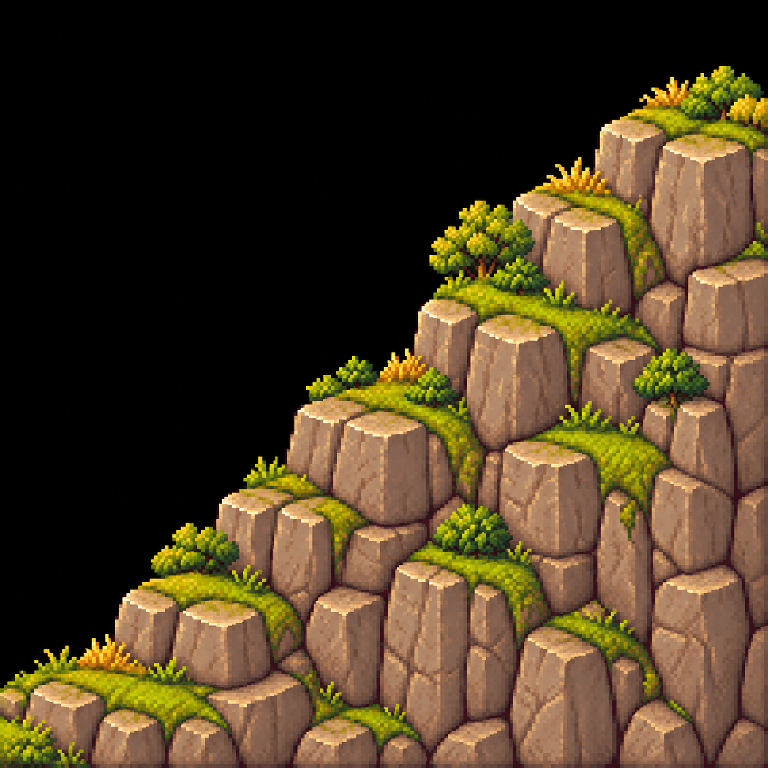
#> input picture docs/art-review/oblique-wall/terrain_mountain_wall_cap_left/source.png, 768 x 768 px, found by its file name
$ python make_alpha.py terrain_mountain_wall_cap_left/source.png
#> lines starting #> are read from the running program, lines starting #| are printed output that depends on the picture; after the words box and inside, x2 and y2 are one past the last pixel; in counts of white or black regions, pixels touching at a corner belong together
"""Turn the flat black background of a wall piece into transparency (alpha 0/255).

Only black connected to the image border is removed, so dark outlines inside the piece stay. Run from the repo
root: python docs/art-review/oblique-wall/make_alpha.py <id> [<id> ...]. Writes <id>/source_alpha.png and a
preview over green grass (<id>/preview_alpha.png); the AI source is never modified.
"""
import sys
from collections import deque
from pathlib import Path

import numpy as np
from PIL import Image, ImageFilter

B = Path(__file__).resolve().parent
THRESH = 28


def make(ident):
    src = B / ident / 'source.png'
    rgb = np.array(Image.open(src).convert('RGB')).astype(int)
    dark = rgb.max(axis=2) <= THRESH
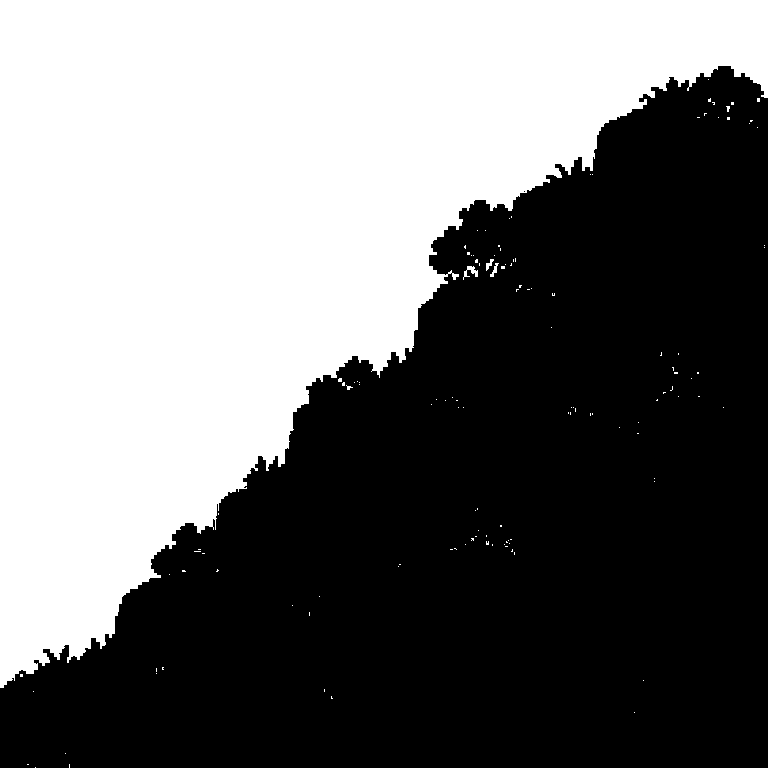
#> dark: shape (768, 768) bool; 45.4% white; 128 white regions (124 under 20 px), largest, box (x1, y1, x2, y2) and area: (0, 0, 768, 688) 266947, (463, 266, 478, 280) 88, (490, 263, 499, 277) 48, (486, 259, 494, 271) 43
    h, w = dark.shape
#> h = 768; w = 768
    seen = np.zeros((h, w), bool)
    q = deque()
    for x in range(w):
        for y in (0, h - 1):
            if dark[y, x] and not seen[y, x]:
                seen[y, x] = True
                q.append((y, x))
#> seen: shape (768, 768) bool; 0.13% white in thin lines or dots
    for y in range(h):
        for x in (0, w - 1):
            if dark[y, x] and not seen[y, x]:
                seen[y, x] = True
                q.append((y, x))
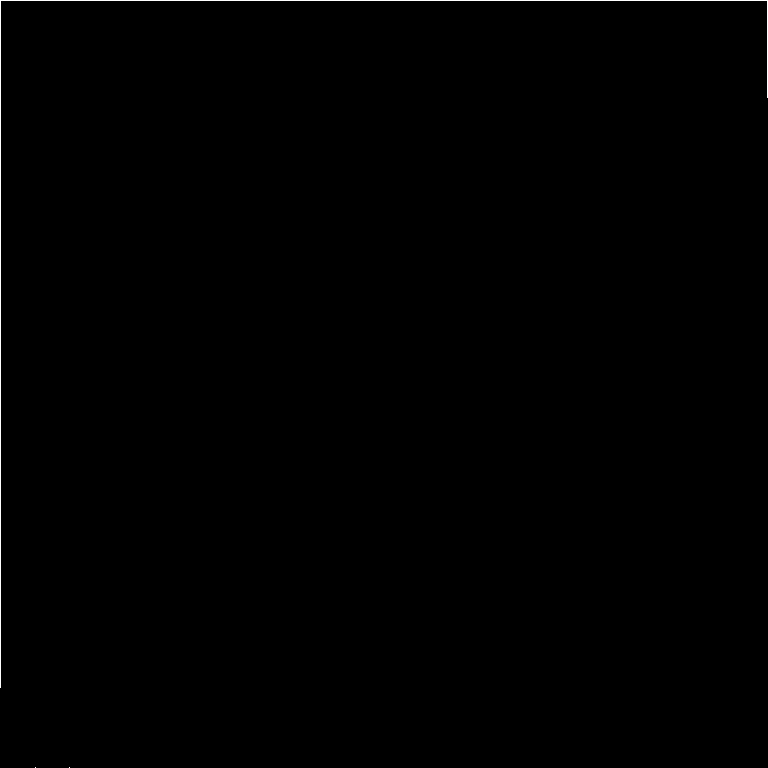
#> seen: shape (768, 768) bool; 0.26% white in thin lines or dots
    while q:
        y, x = q.popleft()
        for dy, dx in ((1, 0), (-1, 0), (0, 1), (0, -1)):
            ny, nx = y + dy, x + dx
            if 0 <= ny < h and 0 <= nx < w and dark[ny, nx] and not seen[ny, nx]:
                seen[ny, nx] = True
                q.append((ny, nx))
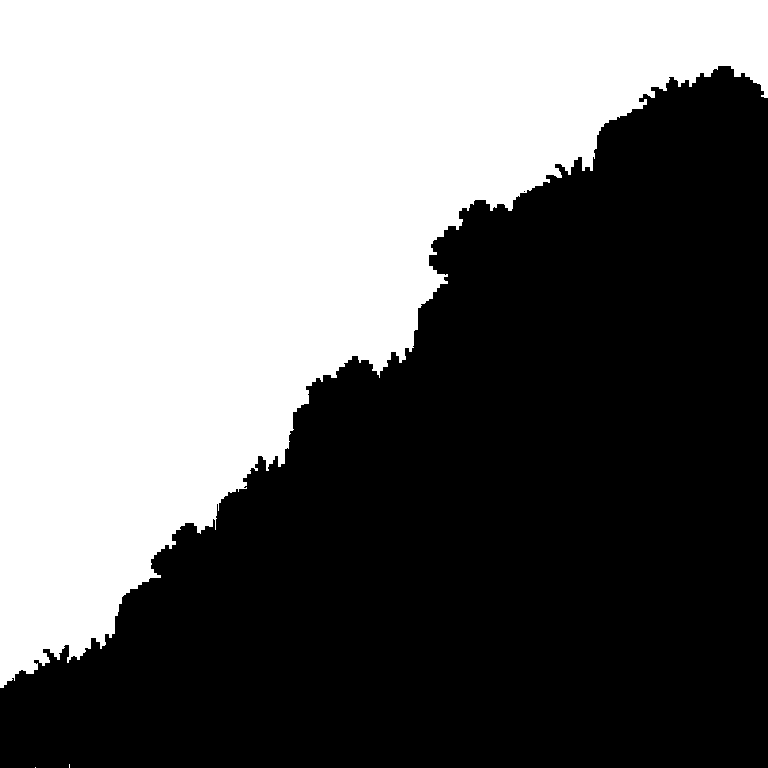
#> seen: shape (768, 768) bool; 45.3% white; 3 white regions (2 under 20 px), largest, box (x1, y1, x2, y2) and area: (0, 0, 768, 688) 266894
    # Fringe: one pixel ring next to the removed area is also background-tinted dark; drop it.
    bg = np.array(Image.fromarray((seen * 255).astype(np.uint8)).filter(ImageFilter.MaxFilter(3))) > 0
    alpha = np.where(bg & (rgb.max(axis=2) <= THRESH + 24), 0, 255).astype(np.uint8)
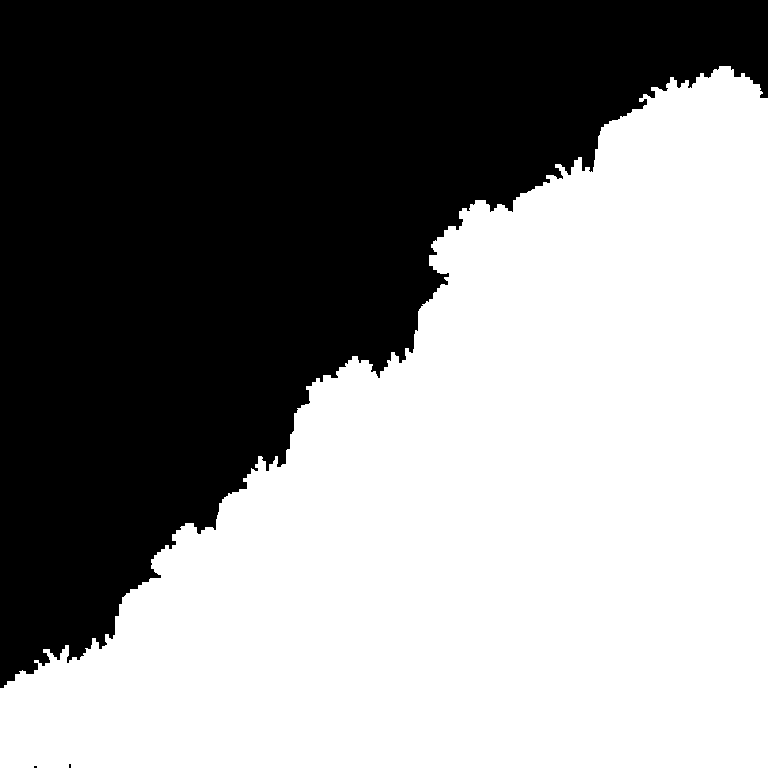
#> alpha: shape (768, 768); 54.7% white; 3 black regions (2 under 20 px), largest, box (x1, y1, x2, y2) and area: (0, 0, 768, 688) 267288
    rgba = np.dstack([rgb.astype(np.uint8), alpha])
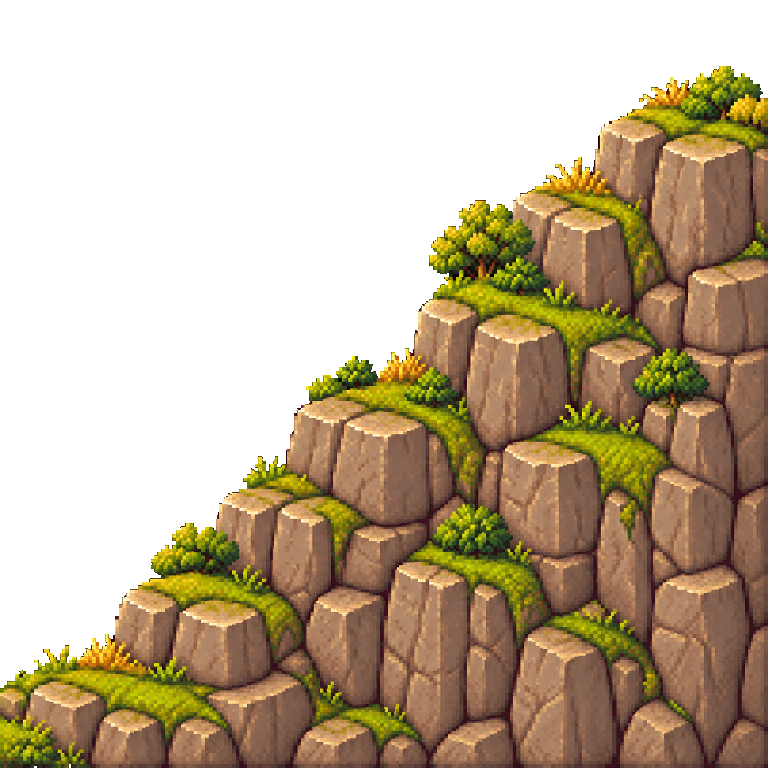
#> rgba: shape (768, 768, 4); mean R, G, B, A 77.4, 60.7, 35.2, 139.4; transparent parts drawn white
    rgba[alpha == 0] = 0
    out = Image.fromarray(rgba, 'RGBA')
    out.save(B / ident / 'source_alpha.png')
    grass = Image.new('RGBA', out.size, (88, 130, 52, 255))
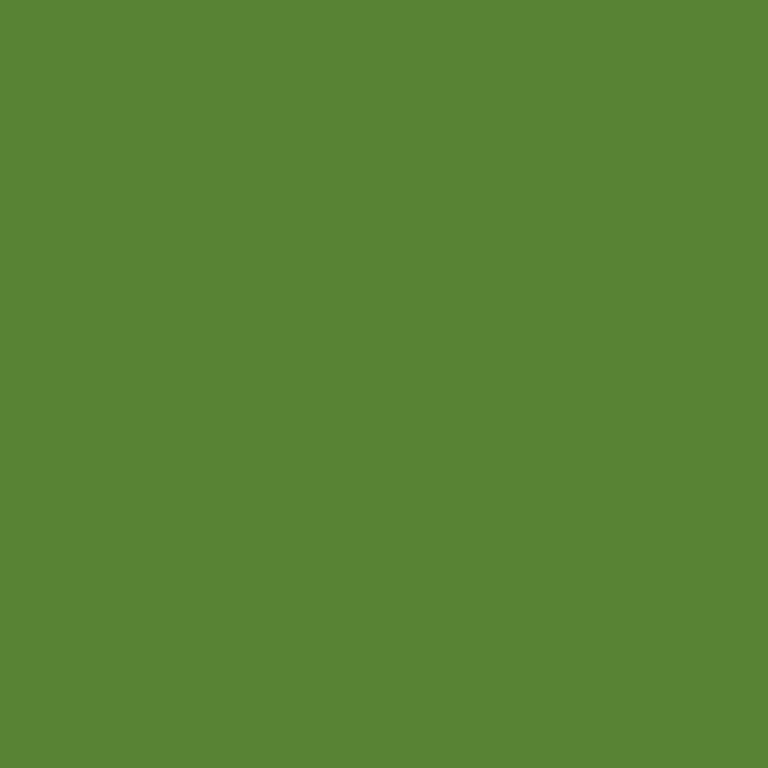
#> grass: PIL image 768x768 RGBA; mean R, G, B, A 88, 130, 52, 255
    grass.alpha_composite(out)
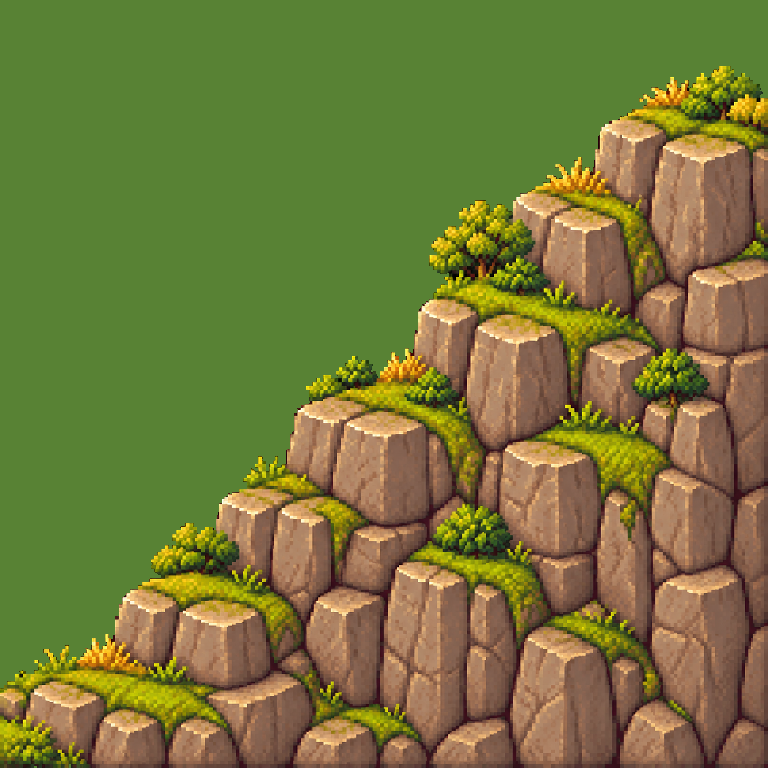
#> grass: PIL image 768x768 RGBA; mean R, G, B, A 117, 119.5, 58.6, 255
    grass.convert('RGB').save(B / ident / 'preview_alpha.png')
    print(ident, 'transparent', round(float((alpha == 0).mean()), 3))
#| terrain_mountain_wall_cap_left/source.png transparent 0.453


if __name__ == '__main__':
    for i in sys.argv[1:]:
        make(i)
